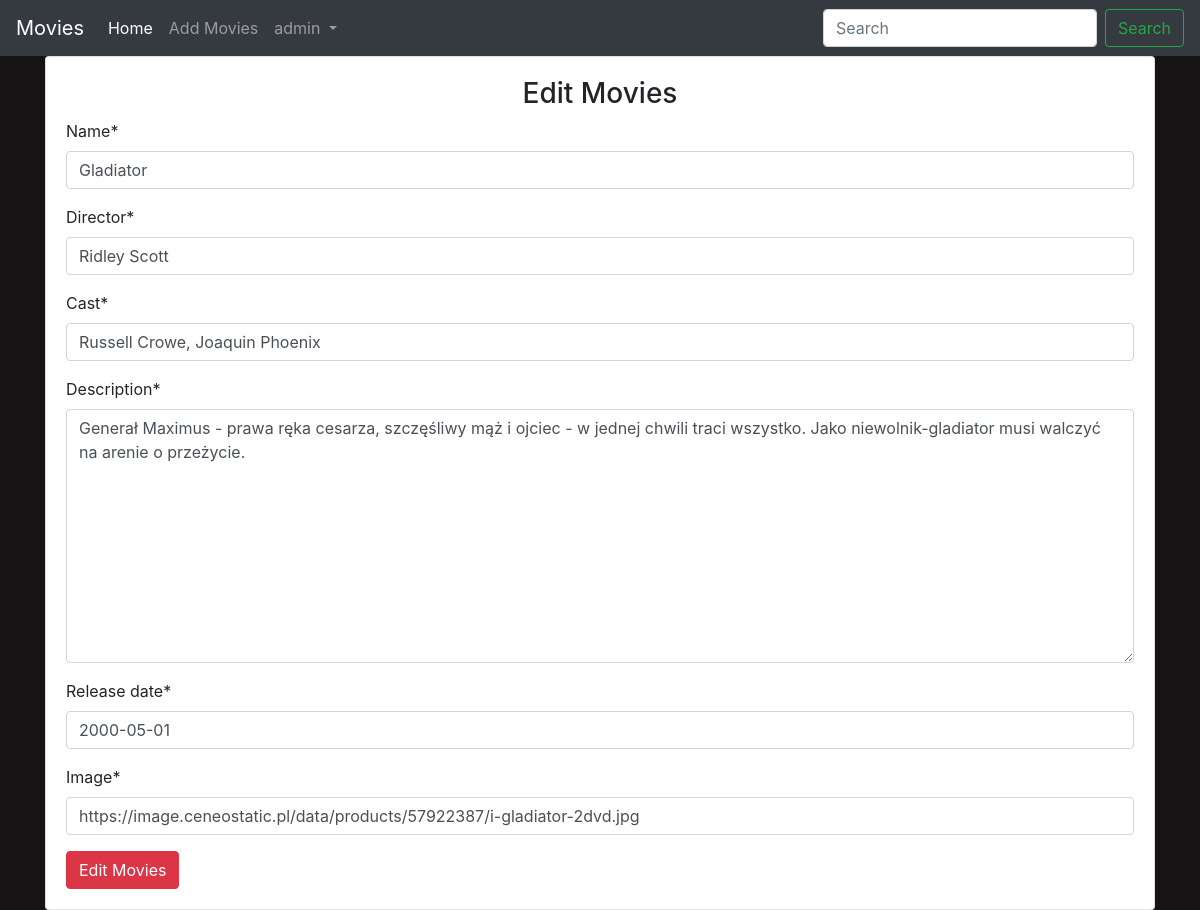
/editmovies/1/ (signed in), run on an earlier commit of the app's database.
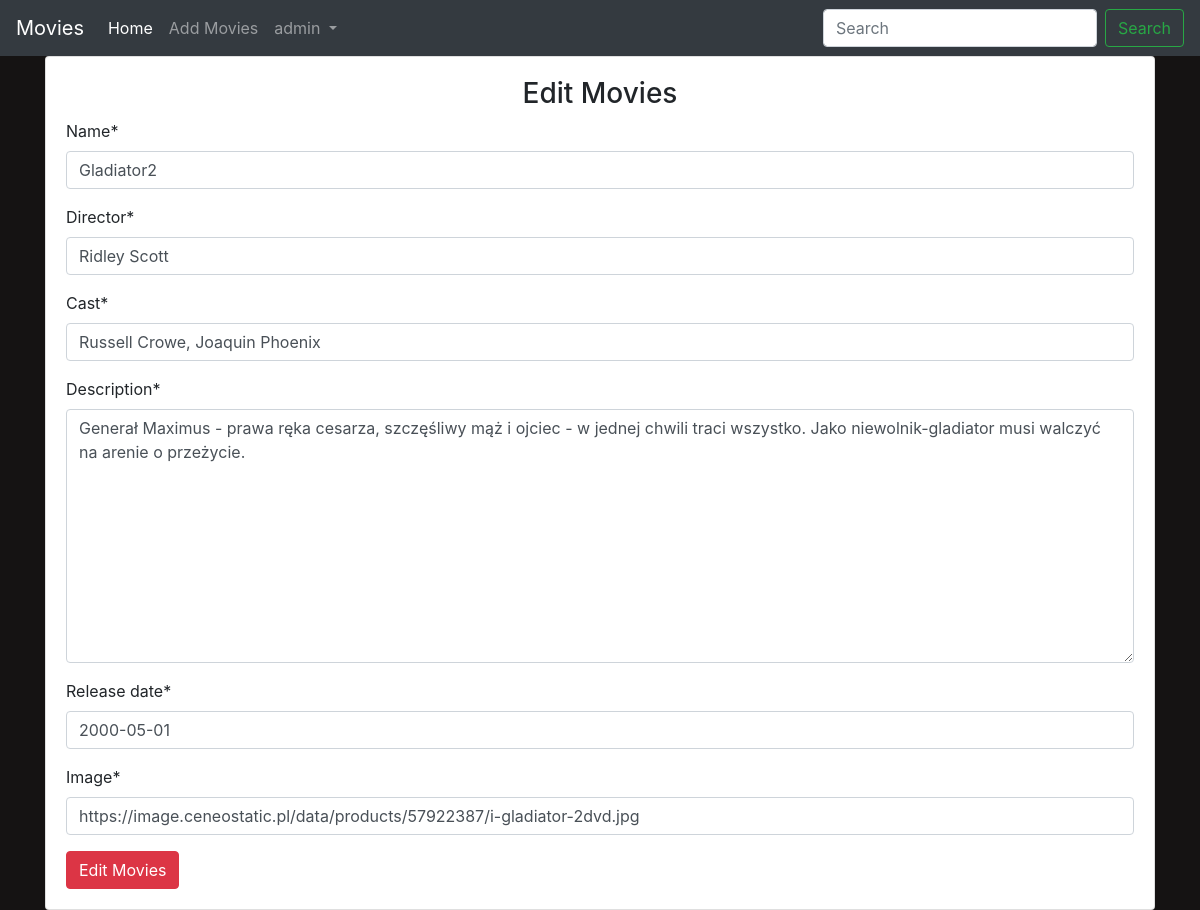
And on a later commit of the database.
### main/models.py (models this page shows, shortened)
class Movie(models.Model):
    name = models.CharField(max_length=300)
    director = models.CharField(max_length=300)
    cast = models.CharField(max_length=800)
    description = models.TextField(max_length=5000)
    release_date = models.DateField()
    average_rating = models.FloatField(default=0)
    image = models.URLField(default=None, null=True)

### main/views.py (the view)
# urls.py: path('editmovies/<int:id>/', views.edit_movies, name='edit_movies'),
def edit_movies(request, id):
    if request.user.is_authenticated:
        if request.user.is_superuser:
            movie = Movie.objects.get(id=id)
            if request.method == 'POST':
                form = MovieForm(request.POST or None, instance=movie)
                if form.is_valid():
                    data = form.save(commit=False)
                    data.save()
                    return redirect('main:detail', id)
            else:
                form = MovieForm(instance=movie)
            return render(request, 'main/addmovies.html', {'form': form,
                                                           'controller': 'Edit Movies'})
        else:
            return redirect('main:home')
    return redirect('accounts:login')

### main/forms.py
class MovieForm(forms.ModelForm):
    class Meta:
        model = Movie
        fields = ('name', 'director', 'cast', 'description', 'release_date', 'image')

### main/templates/main/addmovies.html (shortened to what this page needs)
{% extends 'main/base.html' %}
{% load crispy_forms_tags %}
{% block content %}
<div class="container">
    <div class="card">
        <div class="card-body">
            <h3 class="text-center">{{ controller }}</h3>
            <form action="" method="POST">
                {{ form | crispy }}
                <input type="submit" value="{{ controller }}" class="btn btn-danger">
            </form>
        </div>
    </div>
</div>
{% endblock %}

### main/templates/main/base.html (shortened to what this page needs)
<!doctype html>
<html lang="en">
  <head>
    <link rel="stylesheet" href="https://maxcdn.bootstrapcdn.com/bootstrap/4.0.0/css/bootstrap.min.css">
    {% load staticfiles %}
    <link rel="stylesheet" href="{% static 'css/main.css' %}">
  </head>
  <body>
    <nav class="navbar navbar-expand-lg navbar-dark bg-dark text-white">
  <a class="navbar-brand" href="{% url 'main:home' %}">Movies</a>
  <div class="collapse navbar-collapse" id="navbarSupportedContent">
    <ul class="navbar-nav mr-auto">
      <li class="nav-item active">
        <a class="nav-link" href="{% url 'main:home' %}">Home <span class="sr-only">(current)</span></a>
      </li>
      <li class="nav-item">
        <a class="nav-link" href="{% url 'main:add_movies' %}">Add Movies</a>
      </li>
      {% if user.is_authenticated %}
      <li class="nav-item dropdown">
        <a class="nav-link dropdown-toggle" href="#" id="navbarDropdown" role="button" data-toggle="dropdown" aria-haspopup="true" aria-expanded="false">
          {{ user.username }}
        </a>
      </li>
      {% endif %}
    </ul>
    <form class="form-inline my-2 my-lg-0">
      <input class="form-control mr-sm-2" type="search" placeholder="Search" aria-label="Search">
      <button class="btn btn-outline-success my-2 my-sm-0" type="submit">Search</button>
    </form>
  </div>
</nav>
    {% block content %}
    {% endblock %}
  </body>
</html>

### main/static/css/main.css (style rules this page uses)
body { background-color: #151313; }

What changed in the data, as far as the page shows it:
changed Movie "Ridley Scott": name "Gladiator" → "Gladiator2"
